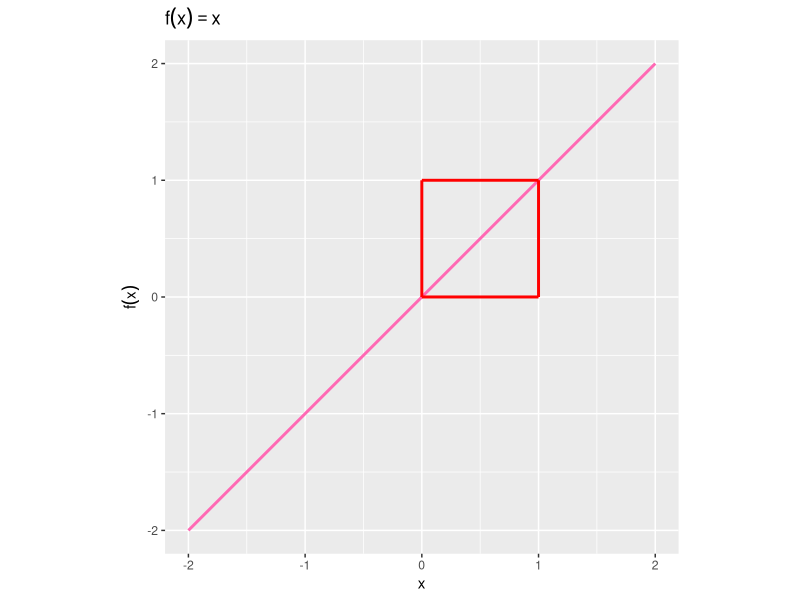

The R source for this figure: (Note: this script raises an error after producing the figure.)

# イージング --------------------------------------------------------------

# 利用パッケージ
library(gganimate)
library(ggplot2)

# チェック用
library(magrittr)
library(ggplot2)


# 元の関数の作図 -----------------------------------------------------------------

# x軸の値を作成
x_vec <- seq(from = -2, to = 2, by = 0.01)

# 元の関数のデータフレームを作成
tmp_df <- tibble::tibble(
  x = x_vec, 
  y = x
)

# イージング関数として利用する領域用のデータフレームを作成
area_df <- tibble::tibble(
  x_from = c(0, 0, 1, 1), 
  y_from = c(0, 1, 1, 0), 
  x_to = c(0, 1, 1, 0), 
  y_to = c(1, 1, 0, 0)
)

# 元の関数を作図
ggplot() + 
  geom_line(data = tmp_df, mapping = aes(x = x, y = y), 
            color = "hotpink", size = 1) + # 元の関数
  geom_segment(data = area_df, mapping = aes(x = x_from, xend = x_to, y = y_from, yend = y_to), 
               color = "red", size = 1) + # 対象の領域
  coord_fixed(ratio = 1) + # アスペクト比
  labs(title = expression(f(x) == x), 
       y = expression(f(x))) # ラベル


# イージング関数の設定 --------------------------------------------------------------------

### ・時間ベクトルの設定 -----

# 時間変化の値を作成:(0 <= t <= 1)
t_vec <- seq(from = 0, to = 1, by = 0.01)
t_vec <- seq(from = 0, to = 1, length.out = 11)


### ・linear -----

# linear
linear_df <- tibble::tibble(
  t = t_vec, 
  y = t, 
  easing_fnc = "linear"
)


### ・cubic -----

# cubic-in
cubic_in_df <- tibble::tibble(
  t = t_vec, 
  y = t^3, 
  easing_fnc = "cubic-in"
)

# cubic-out
cubic_out_df <- tibble::tibble(
  t = t_vec, 
  y = 1 - (1 - t)^3, 
  easing_fnc = "cubic-out"
)

# cubic-inout
cubic_inout_df <- tibble::tibble(
  t = t_vec, 
  y = dplyr::if_else(
    condition = t < 0.5, 
    true = 4 * t^3, 
    false = 1 - (2 - 2 * t)^3 * 0.5
  ), 
  easing_fnc = "cubic-in-out"
)


### ・quartic

# quartic-in
quart_in_df <- tibble::tibble(
  t = t_vec, 
  y = t^4, 
  easing_fnc = "quart-in"
)

# Quartic-out
quart_out_df <- tibble::tibble(
  t = t_vec, 
  y = 1 - (1 - t)^4, 
  easing_fnc = "quart-out"
)

# quartic-inout
quart_inout_df <- tibble::tibble(
  t = t_vec, 
  y = dplyr::if_else(
    condition = t < 0.5, 
    true = 8 * t^4, 
    false = 1 - (2 - 2 * t)^4 * 0.5
  ), 
  easing_fnc = "quart-in-out"
)


### ・elastic -----

# elastic-out
elastic_out_df <- tibble::tibble(
  t = t_vec, 
  y = dplyr::case_when(
    t == 0 ~ 0, 
    t == 1 ~ 1, 
    TRUE ~ 2^(-10*t) * sin((t * 10 - 0.75) * 2 * pi / 3) + 1
  ), 
  easing_fnc = "elastic-out"
)


### ・イージング関数の可視化 -----

# イージング関数を指定
point_df <- quad_inout_df

# イージング曲線用のデータフレームを作成
line_df <- point_df %>% 
  dplyr::rename(x = t) # フレーム用の列をx軸用の列に変更

# イージング関数を作図
anim <- ggplot(point_df, aes(x = t, y = y)) + 
  geom_line(data = line_df, mapping = aes(x = x, y = y), 
            color = "hotpink", size = 1) + # イージング曲線
  geom_vline(mapping = aes(xintercept = t), 
             color = "orange", size = 1, linetype = "dashed") + # 経過時間の線
  geom_hline(mapping = aes(yintercept = y), 
             color = "red", size = 1, linetype = "dashed") + # 変化量の線
  geom_point(mapping = aes(y = 0), color = "orange", size = 5) + # 経過時間の点
  geom_point(mapping = aes(x = 1), color = "red", size = 5) + # 変化量の点
  geom_point(color = "hotpink", size = 5) + # イージング曲線上の点
  gganimate::transition_reveal(along = t) + # フレーム
  coord_fixed(ratio = 1) + # アスペクト比
  labs(title = "Easing Function", 
       subtitle = "t = {round(frame_along, 2)}", 
       color = "easing function", 
       x = "time", y = expression(f(t)))

# gif画像を作成
gganimate::animate(plot = anim, nframes = 50, fps = 20)


# 比較対象の設定 -----------------------------------------------------------------

# 比較対象を結合:quadratic
easing_df <- rbind(
  linear_df, 
  quad_in_df, 
  quad_out_df, 
  quad_inout_df
) %>% 
  dplyr::mutate(
    easing_fnc = factor(easing_fnc, level = c("linear", "quad-in", "quad-out", "quad-in-out"))
  ) # 因子型に変換

# 比較対象を結合:cubic
easing_df <- rbind(
  linear_df, 
  cubic_in_df, 
  cubic_out_df, 
  cubic_inout_df
) %>% 
  dplyr::mutate(
    easing_fnc = factor(easing_fnc, level = c("linear", "cubic-in", "cubic-out", "cubic-in-out"))
  ) # 因子型に変換


unique(easing_df[["easing_fnc"]])


# バーの伸縮による可視化と比較 ----------------------------------------------------------------

### ・作図用のデータフレームの作成 -----

# イージング曲線用のデータフレームを作成
line_df <- easing_df %>% 
  dplyr::rename(x = t) # フレーム用の列をx軸用の列に変更

# イージング関数の数を取得
fnc_size <- length(unique(easing_df[["easing_fnc"]]))

# イージングバー用のデータフレームを作成
bar_df <- easing_df %>% 
  dplyr::mutate(x = (rep(1:fnc_size, each = length(t_vec)) * 2 - 1) / (fnc_size * 2)) # x軸の値を等間隔に設定


### ・イージング処理の可視化 -----

# イージング関数を作図
anim <- ggplot(easing_df, aes(x = t, y = y, color = easing_fnc)) + 
  geom_vline(mapping = aes(xintercept = t), 
             color = "pink", size = 1, linetype = "dashed") + # 経過時間の線
  geom_hline(mapping = aes(yintercept = y, color = easing_fnc), linetype = "dashed") + 
  geom_line(data = line_df, mapping = aes(x = x, y = y, color = easing_fnc), size = 1) + # イージング曲線
  geom_point(mapping = aes(x = 1), size = 5) + 
  geom_point(mapping = aes(y = 0), color = "pink", size = 5) + 
  geom_point(size = 5) + # イージング曲線上の点
  gganimate::transition_reveal(along = t) + # フレーム
  scale_color_manual(values = c("red", "limegreen", "orange", "mediumblue")) + # 点と線の色:(不必要)
  coord_fixed(ratio = 1) + # アスペクト比
  labs(title = "Easing Functions", 
       subtitle = "t = {round(frame_along, 2)}", 
       color = "easing function", 
       x = "time", y = expression(f(t))) # ラベル

# gif画像を作成
gganimate::animate(plot = anim, nframes = 60, fps = 20, width = 600, height = 600)


# イージング処理を作図
anim <- ggplot() + 
  geom_tile(data = bar_df, mapping = aes(x = x, y = y/2, height = y, fill = easing_fnc), 
           alpha = 0.7, width = 0.9/fnc_size) + # イージングバー
  geom_hline(data = easing_df, mapping = aes(yintercept = y, color = easing_fnc), 
             linetype = "dashed") + # 変化量の線
  geom_line(data = line_df, mapping = aes(x = x, y = y, color = easing_fnc)) + # イージング曲線
  geom_point(data = easing_df, mapping = aes(x = t, y = y, color = easing_fnc), 
             alpha = 0.5, size = 5) + # イージング曲線上の点
  gganimate::transition_reveal(along = t) + # フレーム
  scale_color_manual(values = c("red", "limegreen", "orange", "mediumblue")) + # 点と線の色:(不必要)
  scale_fill_manual(values = c("red", "limegreen", "orange", "mediumblue")) + # バーの色:(不必要)
  coord_fixed(ratio = 1) + # アスペクト比
  labs(title = "Easing Functions", 
       subtitle = "t = {round(frame_along, 2)}", 
       fill = "easing function", color = "easing function", 
       x = "time", y = expression(f(x))) # ラベル

# gif画像を作成
gganimate::animate(plot = anim, nframes = 60, fps = 20, width = 600, height = 600)


# 動画を作成
m <- gganimate::animate(plot = anim, nframes = 60, fps = 20, width = 600, height = 600, renderer = gganimate::av_renderer())

# 動画を保存
gganimate::anim_save(filename = "output/Easing/Cubic.mp4", animation = m)


# 点の移動による可視化と比較 ---------------------------------------------------------

### ・作図用のデータフレームの作成 -----

# イージング関数の数を取得
fnc_size <- length(unique(easing_df[["easing_fnc"]]))

# 移動点用のデータフレームを作成
point_df <- easing_df %>% 
  dplyr::mutate(
    x = rep(1:fnc_size, each = length(t_vec)), 
    frame = t
  ) %>% # プロット位置とフレーム列を追加
  dplyr::select(t, x, y, easing_fnc, frame) # 列を並べ替え

# 点の軌跡用のデータフレームを作成
trace_point_df <- easing_df %>% 
  tibble::add_column(
    x = rep(1:fnc_size, each = length(t_vec)), 
    n = rep((length(t_vec)-1):0, times = fnc_size)
  ) %>% # 複製する数を追加
  tidyr::uncount(n) %>% # 過去フレーム用に複製
  dplyr::group_by(t, easing_fnc) %>% # 時間と関数でグループ化
  dplyr::mutate(
    idx = length(t_vec) + 1 - dplyr::row_number(), 
    frame = t_vec[idx]
  ) %>% # フレーム列を追加
  dplyr::ungroup() %>% # グループ化を解除
  dplyr::arrange(frame, x) %>% # 昇順に並び替え
  dplyr::select(t, x, y, easing_fnc, frame) # 利用する列を選択


### ・イージング処理の可視化 -----

# イージングされた点移動を作図
anim <- ggplot(point_df, aes(x = x, y = y, color = easing_fnc)) + 
  geom_hline(mapping = aes(yintercept = t), 
             color = "pink", size = 1, linetype = "dashed") + # 経過時間の線
  geom_point(size = 5, show.legend = FALSE) + # イージング移動点
  geom_point(data = trace_point_df, mapping = aes(x = x, y = y, color = easing_fnc), 
             size = 5, alpha = 0.2, show.legend = FALSE) + # 点の軌跡
  gganimate::transition_manual(frame = frame) + # フレーム
  scale_x_reverse(breaks = unique(point_df[["x"]]), labels = unique(point_df[["easing_fnc"]]), minor_breaks = FALSE) + # x軸目盛の反転
  scale_color_manual(values = c("red", "limegreen", "orange", "mediumblue")) + # 点と線の色:(不必要)
  scale_fill_manual(values = c("red", "limegreen", "orange", "mediumblue")) + # 点と線の色:(不必要)
  coord_flip() + # 軸の入れ替え
  labs(title = "Cubic Easing Function", 
       subtitle = "t = {current_frame}", 
       x = "Easing Function", y = expression(f(t)))

# gif画像を作成
gganimate::animate(plot = anim, nframes = length(t_vec)+10, fps = 10, end_pause = 10)


# 動画を作成
m <- gganimate::animate(plot = anim, nframes = length(t_vec)+20, fps = 10, 
                        start_pause = 10, end_pause = 10, 
                        width = 600, height = 600, renderer = gganimate::av_renderer())

# 動画を保存
gganimate::anim_save(filename = "output/Easing/_point.mp4", animation = m)


# サイズの変化による可視化と比較 ---------------------------------------------------------------------

# イージング関数の数を取得
fnc_size <- length(unique(easing_df[["easing_fnc"]]))

# 
easing_df2 <- easing_df %>% 
  dplyr::mutate(
    x = rep(1:fnc_size, each = length(t_vec))
  ) %>% 
  dplyr::select(t, x, y, easing_fnc) # 列を並び替え

# イージングされた拡大する点を作図
anim <- ggplot() + 
  geom_point(data = easing_df2, mapping = aes(x = x, y = 0, size = y, color = easing_fnc)) + # 散布図
  gganimate::transition_reveal(along = t) + # フレーム
  scale_size_continuous(range = c(0, 20)) + # 点のサイズ
  scale_x_continuous(breaks = unique(easing_df2[["x"]]), labels = unique(easing_df2[["easing_fnc"]]), 
                     minor_breaks = FALSE, limits = c(0, fnc_size+1)) + # x軸目盛
  scale_color_manual(values = c("red", "limegreen", "orange", "mediumblue")) + # 点と線の色:(不必要)
  labs(title = "Easing Functions", 
       subtitle = "t = {frame_along}", 
       color = "easing function", 
       size = expression(f(t))) # ラベル

# gif画像を作成
gganimate::animate(plot = anim, nframes = length(t_vec), fps = 10)
